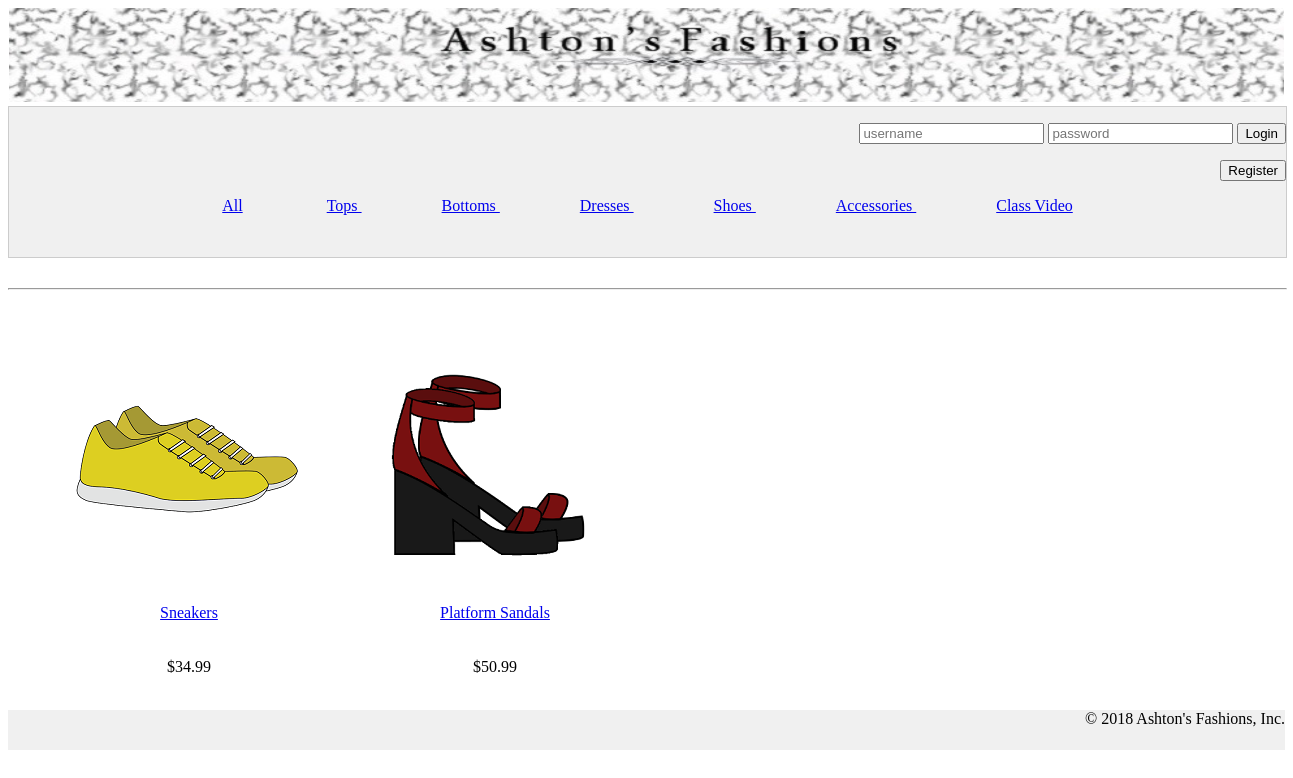
/?action=Shoes, run on the app's committed database.
### tables this page shows
CREATE TABLE IF NOT EXISTS `categories` (
  `categoryID` int(11) NOT NULL AUTO_INCREMENT,
  `categoryName` varchar(30) NOT NULL,
  PRIMARY KEY (`categoryID`)
);

CREATE TABLE IF NOT EXISTS `products` (
  `productID` int(11) NOT NULL AUTO_INCREMENT,
  `categoryID` int(11) NOT NULL,
  `listPrice` float NOT NULL,
  `salePrice` float NOT NULL,
  `onSale` tinyint(1) NOT NULL DEFAULT 0,
  `productSize` enum('small','medium','large') NOT NULL DEFAULT 'small',
  `productName` varchar(60) NOT NULL,
  `productCode` varchar(30) NOT NULL,
  `fullImagePath` varchar(120) NOT NULL,
  `smallImagePath` varchar(120) NOT NULL,
  PRIMARY KEY (`productID`),
  KEY `categoryID` (`categoryID`)
);

### model/category_db.php (called while the page is built, shortened)
<?php
function getCategories() {
    global $db;
    $query = 'SELECT * FROM categories
              ORDER BY categoryID';
    $statement = $db->prepare($query);
    $statement->execute();
    return $statement;
}

### model/product_db.php (called while the page is built, shortened)
<?php
function getProductsByCategory($category_id) {
    global $db;
    $query = 'SELECT * FROM products
              WHERE products.categoryID = :category_id
              ORDER BY productID';
    $statement = $db->prepare($query);
    $statement->bindValue(":category_id", $category_id);
    $statement->execute();
    $products = $statement->fetchAll();
    return $products;
}

### view/product_list.php (the view, shortened to what this page needs)
<?php
include("header.php");
   include("nav.php");
?>
<main>
    <?php foreach($products as $product) : ?>
            <ul class="list">
               <br>
                <br>
                <a href="?action=<?php echo $product['productID']; ?>">
                        <?php echo $product['smallImagePath']; ?>
                        <br>
                        <?php echo "<div>" . $product['productName'] . "</div>"; ?>
                        <br>
                        <br>
                        </a>
                        <?php
                        if(!$product['onSale'])
                        echo "<div>$" . $product['listPrice'] . "</div>";
                        else
                        echo "<div>$" . $product['salePrice'] . "</div>";
                        ?>
                        <br>
            </ul>
            <?php endforeach; ?>
</main>
<?php
include("footer.php");
?>

### view/nav.php (shortened to what this page needs)
    <nav class ="two">
        <li class = "nav"><a href=".">All</a></li>
    <?php foreach($categories as $category) : ?>
            <li class="nav">
                <a href="?action=<?php echo $category['categoryName']; ?>">
                    <?php echo $category['categoryName']; ?>
                </a>
            </li>
            <?php endforeach; ?>
            <li class = "nav">
            <a href="?action=video">Class Video</a>
            </li>
</nav>
</header>
<hr>

### css/format.css (style rules this page uses)
html { position: relative; min-height: 100%; }
body { background-color: white; }
hr { color: black; margin-top: 30px; width: 100% }
div { text-align: center; }
li.nav { display:inline; padding: 25px; margin: 15px; }
ul.list { float: left; list-style-position: outside; margin-left: 1em; }
nav.two { text-align: center; }

### data on the page
categories: categoryName "Tops"
categories: categoryName "Bottoms"
categories: categoryName "Dresses"
categories: categoryName "Shoes"
categories: categoryName "Accessories"
products: smallImagePath (picture), productName "Sneakers", listPrice "34.99"
products: smallImagePath (picture), productName "Platform Sandals", listPrice "50.99"
